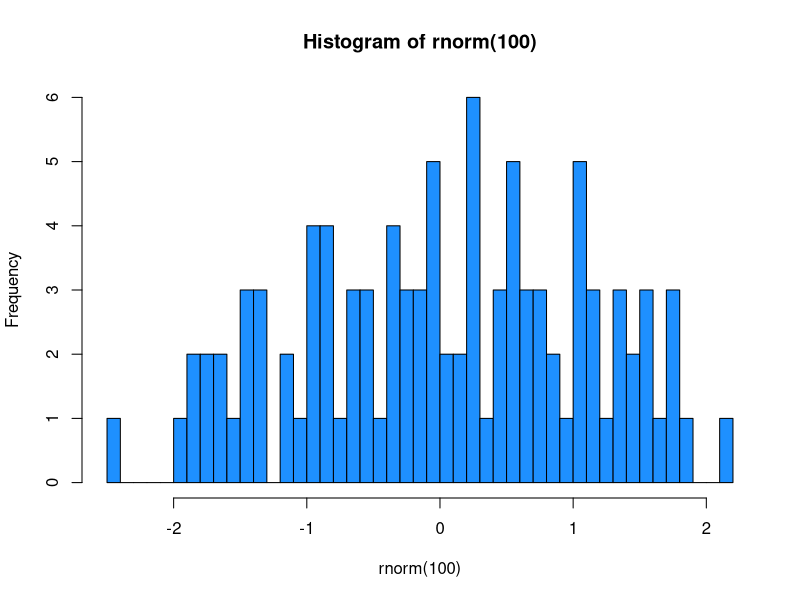

Source code (R):
## ---- chunk 1
#| echo: false
#| label: fig-hist
#| fig-cap: This is a nice histogram
hist(rnorm(100), breaks = 50, col = "dodgerblue")
